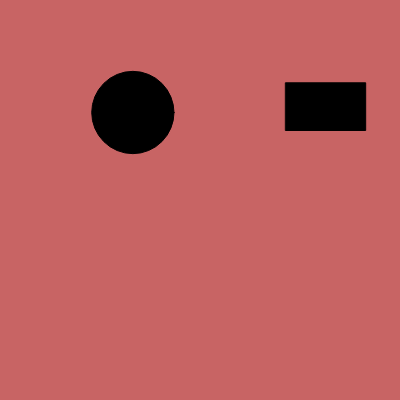
Frame 1 (no input)
Frame 60 (no input): identical to frame 1, image omitted
Frame 120 (the mouse pressed at the canvas centre since frame 60): identical to frame 1, image omitted

The p5.js sketch that drew this single still picture (run headless with seeded random() and noise() and a simulated clock; from frame 60 on, the mouse is pressed at the canvas centre):

// p5.js sketch
// ── sketch.js
//Michael Darfler
//Mouse Over
//October 31, 2018

/* This sketch demonstrates different mouseover
and clicking behaviors based on the boolean
variables mouseInRec and mouseInCirc*/

let rec, circ;
let mouseInRec, mouseInCirc; //Boolean Variable
let bgFill;

function setup() {
	createCanvas(400, 400);

	//initialize rec and circ
	rec = {
		x: random(width),
		y: random(height),
		w: random(20, 100),
		h: random(20, 100)
	};
	circ = {
		d: random(10, 100),
		x: random(20, width),
		y: random(20, height)
	};

	//set initial background color
	bgFill = [200,100,100];
}

function draw() {
	//draw background with bgFill
	background(bgFill[0],bgFill[1],bgFill[2]);

	//Determine if the mouse in inside the rec or mouse
	mouseInRec =
		mouseX > rec.x &&
		mouseX < rec.x + rec.w &&
		mouseY > rec.y &&
		mouseY < rec.y + rec.h;
	mouseInCirc =
		dist(mouseX, mouseY, circ.x, circ.y) < circ.d / 2;

	//If mouse over rec change fill
	if (mouseInRec) {
		fill(120);
	} else {
		fill(0);
	}
	rect(rec.x, rec.y, rec.w, rec.h);

	//If mouse over circ change fill
	if (mouseInCirc) {
		fill(120);
	} else {
		fill(0);
	}
	ellipse(circ.x, circ.y, circ.d);
}

//Change background on mouse clicked based on
//what shape the mouse is over
function mouseClicked(){

	if(mouseInCirc){
		bgFill = [255,32,200];
	} else if (mouseInRec) {
		bgFill = [222,111,0];
	} else {
		bgFill = [220,220,220];
	}
}
